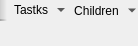
<?xml version="1.0" encoding="UTF-8"?>
<ui version="4.0">
 <class>item</class>
 <widget class="QWidget" name="item">
  <property name="geometry">
   <rect>
    <x>0</x>
    <y>0</y>
    <width>124</width>
    <height>44</height>
   </rect>
  </property>
  <property name="windowTitle">
   <string notr="true"/>
  </property>
  <property name="styleSheet">
   <string notr="true">QLabel {
    border: 0px;
    background: background: qlineargradient(spread:pad, x1:0, y1:0, x2:1, y2:0, stop:0 rgba(0, 0, 0, 0), stop:1 rgba(255, 255, 255, 40));
	padding: 3px;
}</string>
  </property>
  <layout class="QGridLayout" name="gridLayout" columnstretch="1,0,0">
   <property name="margin">
    <number>0</number>
   </property>
   <property name="spacing">
    <number>0</number>
   </property>
   <item row="0" column="0">
    <widget class="QLabel" name="fileNameLabel">
     <property name="styleSheet">
      <string notr="true">QLabel {
	background: qlineargradient(spread:pad, x1:0, y1:0, x2:1, y2:0, stop:0 rgba(128, 128, 128, 75), stop:1 rgba(64, 64,64, 0));
    border-bottom: 2px solid qlineargradient(spread:pad, x1:0, y1:0, x2:1, y2:0, stop:0 rgba(64, 64, 64, 75), stop:1 rgba(255, 255,255, 0));
	padding: 0px;
}</string>
     </property>
     <property name="textFormat">
      <enum>Qt::PlainText</enum>
     </property>
    </widget>
   </item>
   <item row="0" column="1">
    <widget class="QToolButton" name="tasksToolButton">
     <property name="sizePolicy">
      <sizepolicy hsizetype="Fixed" vsizetype="Fixed">
       <horstretch>0</horstretch>
       <verstretch>0</verstretch>
      </sizepolicy>
     </property>
     <property name="maximumSize">
      <size>
       <width>60</width>
       <height>20</height>
      </size>
     </property>
     <property name="text">
      <string>Tastks</string>
     </property>
     <property name="popupMode">
      <enum>QToolButton::MenuButtonPopup</enum>
     </property>
     <property name="toolButtonStyle">
      <enum>Qt::ToolButtonTextBesideIcon</enum>
     </property>
     <property name="autoRaise">
      <bool>true</bool>
     </property>
     <property name="arrowType">
      <enum>Qt::NoArrow</enum>
     </property>
    </widget>
   </item>
   <item row="0" column="2">
    <widget class="QToolButton" name="childrenToolButton">
     <property name="text">
      <string>Children</string>
     </property>
     <property name="popupMode">
      <enum>QToolButton::MenuButtonPopup</enum>
     </property>
     <property name="toolButtonStyle">
      <enum>Qt::ToolButtonTextBesideIcon</enum>
     </property>
     <property name="autoRaise">
      <bool>true</bool>
     </property>
     <property name="arrowType">
      <enum>Qt::NoArrow</enum>
     </property>
    </widget>
   </item>
   <item row="1" column="0" colspan="2">
    <widget class="QLabel" name="commentLabel">
     <property name="minimumSize">
      <size>
       <width>0</width>
       <height>25</height>
      </size>
     </property>
     <property name="textFormat">
      <enum>Qt::PlainText</enum>
     </property>
     <property name="alignment">
      <set>Qt::AlignLeading|Qt::AlignLeft|Qt::AlignTop</set>
     </property>
     <property name="wordWrap">
      <bool>true</bool>
     </property>
     <property name="margin">
      <number>2</number>
     </property>
    </widget>
   </item>
   <item row="1" column="2">
    <widget class="QLabel" name="dateLabel">
     <property name="minimumSize">
      <size>
       <width>0</width>
       <height>25</height>
      </size>
     </property>
     <property name="accessibleDescription">
      <string notr="true"/>
     </property>
     <property name="styleSheet">
      <string notr="true">QLabel {
	padding: 4px;
}</string>
     </property>
     <property name="textFormat">
      <enum>Qt::PlainText</enum>
     </property>
     <property name="alignment">
      <set>Qt::AlignBottom|Qt::AlignRight|Qt::AlignTrailing</set>
     </property>
    </widget>
   </item>
  </layout>
 </widget>
 <resources/>
 <connections/>
</ui>
